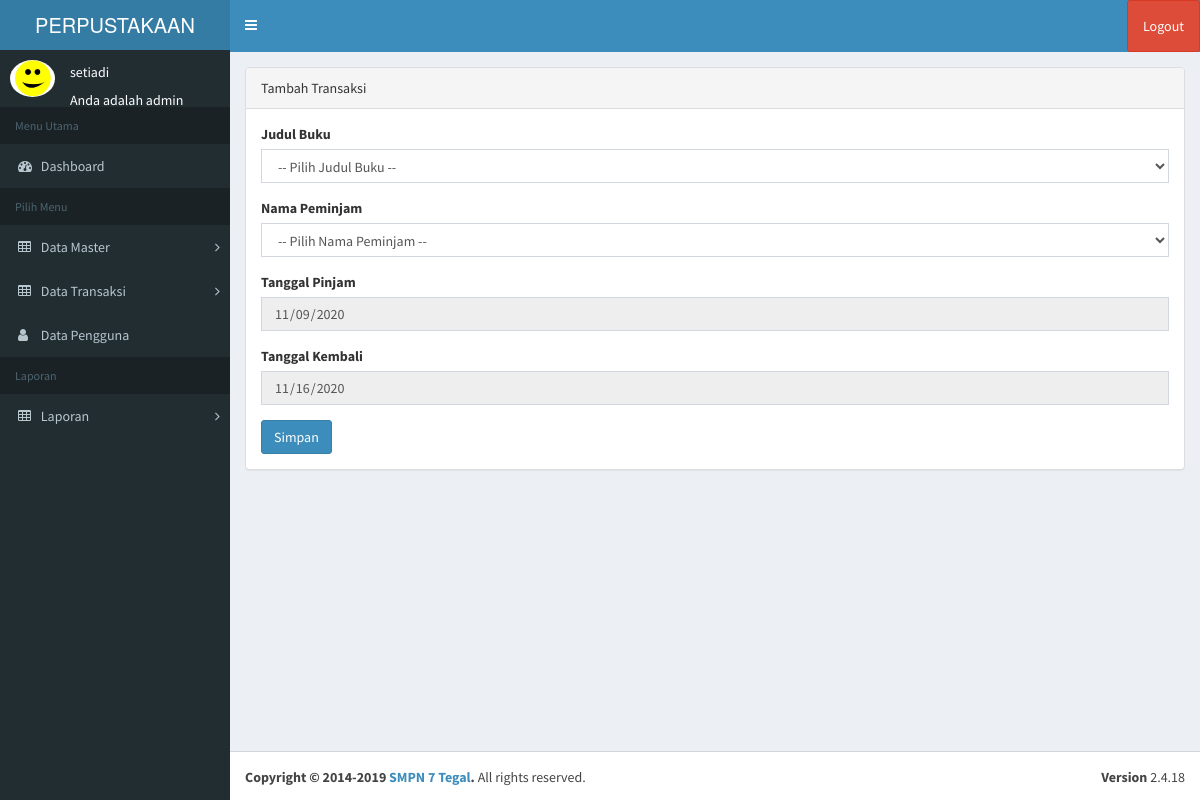
The app's page /index.php?page=transaksi&aksi=tambahtransaksi (signed in) with its own data.
### tables this page shows
CREATE TABLE `tb_pengguna` (
  `id` int(11) NOT NULL,
  `username` varchar(100) NOT NULL,
  `nama` varchar(100) NOT NULL,
  `password` varchar(50) NOT NULL,
  `level` varchar(20) NOT NULL,
  `foto` varchar(25) NOT NULL
);

### page/transaksi/tambahtransaksi.php (the view, shortened to what this page needs)
<?php
$tanggal_pinjam = date("Y-m-d");
$tujuh_hari = mktime(0,0,0, date("n"), date("j")+7, date("Y"));
$kembali = date("Y-m-d", $tujuh_hari);
?>
    <div class="panel panel-default">
	<div class="panel-heading">
	Tambah Transaksi
	</div>
	<div class="panel-body">
	<div class="row">
	<div class="col-md-12">
							<div class="body">
							<form method="POST">
							<label for="">Judul Buku</label>
                            <div class="form-group">
                               <div class="form-line">
                                <select required="" name="buku" class="form-control" />
								<option value="">-- Pilih Judul Buku  --</option>
							</div>
                            </div>
							<label for="">Nama Peminjam</label>
                            <div class="form-group">
                               <div class="form-line">
                                <select required="" name="nama" class="form-control" />
								<option value="">-- Pilih Nama Peminjam --</option>
							</div>
                            </div>
							<label for="">Tanggal Pinjam</label>
                            <div class="form-group">
                               <div class="form-line">
                                <input  type="date" name="tanggal_pinjam" class="form-control" id="tanggal" value="<?php echo $tanggal_pinjam; ?>" readonly />
							</div>
                            </div>
							<label for="">Tanggal Kembali</label>
                            <div class="form-group">
                               <div class="form-line">
                                <input type="date" name="tanggal_kembali" class="form-control" id="tanggal" value="<?php echo $kembali; ?>" readonly />
							</div>
                            </div>
							<input type="submit" name="simpan" value="Simpan" class="btn btn-primary">
							</form>

### index.php (shortened to what this page needs)
<?php
	$koneksi = new mysqli("localhost","root","","db_perpustakaan");
	?>
<!DOCTYPE html>
<html>
<head>
  <link rel="stylesheet" href="bower_components/bootstrap/dist/css/bootstrap.min.css">
  <link rel="stylesheet" href="bower_components/font-awesome/css/font-awesome.min.css">
  <link rel="stylesheet" href="bower_components/Ionicons/css/ionicons.min.css">
  <link rel="stylesheet" href="dist/css/AdminLTE.min.css">
  <link rel="stylesheet" href="dist/css/skins/_all-skins.min.css">
  <link rel="stylesheet" href="bower_components/morris.js/morris.css">
  <link rel="stylesheet" href="bower_components/jvectormap/jquery-jvectormap.css">
  <link rel="stylesheet" href="bower_components/bootstrap-datepicker/dist/css/bootstrap-datepicker.min.css">
  <link rel="stylesheet" href="bower_components/bootstrap-daterangepicker/daterangepicker.css">
  <link rel="stylesheet" href="plugins/bootstrap-wysihtml5/bootstrap3-wysihtml5.min.css">
  <link rel="stylesheet" type="text/css" href="dataTables/DataTables-1.10.20/css/dataTables.bootstrap.min.css"/>
</head>
<body class="hold-transition skin-blue sidebar-mini">
<div class="wrapper">
  <header class="main-header">
    <a href="index.php" class="logo">
      <span class="logo-lg">PERPUSTAKAAN</span>
    </a>
    <nav class="navbar navbar-static-top">
      <a href="#" class="sidebar-toggle" data-toggle="push-menu" role="button">
      </a>
      <div class="navbar-custom-menu">
        <ul class="nav navbar-nav">
          <li class="dropdown user user-menu">
            <a href="#" class="dropdown-toggle" data-toggle="dropdown">
                <li><a onclick="return confirm('Apakah anda yakin akan logout?')" class="btn btn-danger" class="logout" href="logout.php">Logout</a></li>
            </a>
          </li>
        </ul>
      </div>
    </nav>
  </header>
  <aside class="main-sidebar">
    <section class="sidebar">
           <div class="user-panel">
	<?php
	if ($_SESSION['admin']) {
	   $user = $_SESSION['admin'];
	}
	$sql =$koneksi->query("select * from tb_pengguna where id='$user'");
	$data = $sql->fetch_assoc();
	?>
    <div class="pull-left image">
          <img src="img/<?php echo $data['foto']?>" class="img-circle" width="48" height="48" alt="User" />
        </div>
        <div class="pull-left info">
                    <div class="name" data-toggle="dropdown" aria-haspopup="true" aria-expanded="false"><?php echo $data['nama'];?></div>
					<br>
                    <div class="email">Anda adalah <?php echo $data['level'];?></div>
        </div>
      </div>
  <ul class="sidebar-menu" data-widget="tree">
        <li class="header">Menu Utama</li>
        <li class="active treeview menu-open">
		<li>
          <a href="?page=home">
            <i class="fa fa-dashboard"></i> <span>Dashboard</span>
          </a>
        </li>
        <ul class="sidebar-menu" >
        <li class="header">Pilih Menu</li>
		 <li class="treeview">
          <a href="#">
            <i class="fa fa-table"></i> <span>Data Master</span>
            <span class="pull-right-container">
              <i class="fa fa-angle-right pull-right"></i>
            </span>
          </a>
        </li>
		 <li class="treeview">
          <a href="">
            <i class="fa fa-table"></i> <span>Data Transaksi</span>
            <span class="pull-right-container">
              <i class="fa fa-angle-right pull-right"></i>
            </span>
          </a>
        </li>
	<li>
          <a href="?page=pengguna">
            <i class="fa fa-user"></i> <span>Data Pengguna</span>
          </a>
        </li>
		<ul class="sidebar-menu" >
        <li class="header">Laporan</li>
		 <li class="treeview">
          <a href="">
            <i class="fa fa-table"></i> <span>Laporan</span>
            <span class="pull-right-container">
              <i class="fa fa-angle-right pull-right"></i>
            </span>
          </a>
        </li>
      </ul>
    </section>
  </aside>
  <div class="content-wrapper">
    <section class="content">
	<?php
			   $page = $_GET['page'];
			   $aksi = $_GET['aksi'];
				   if ($page == "transaksi") {
				    if ($aksi == "tambahtransaksi") {
					   include "page/transaksi/tambahtransaksi.php";
				   }
			   }
			   ?>
    </section>
  </div>
  <footer class="main-footer">
    <div class="pull-right hidden-xs">
      <b>Version</b> 2.4.18
    </div>
    <strong>Copyright &copy; 2014-2019 <a>SMPN 7 Tegal</a>.</strong> All rights
    reserved.
  </footer>
</div>
</body>
</html>

### records on screen
tb_pengguna: foto (picture), nama "setiadi", level "admin"
